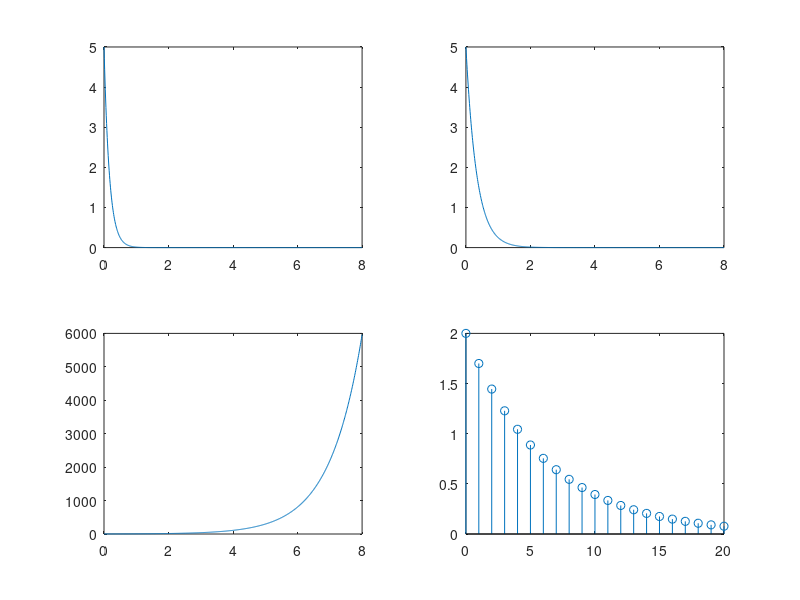

Write the MATLAB code that produced this figure.
t=0:0.01:8;
n=0:1:20;
x=2*(0.85).^n;
a=5*exp(-6*t);
b=5*exp(-3*t);
d=2*exp(t)
subplot(2,2,1);
plot(t,a);
subplot(2,2,2);
plot(t,b);
subplot(2,2,3);
plot(t,d);
subplot(2,2,4);
stem(n,x);